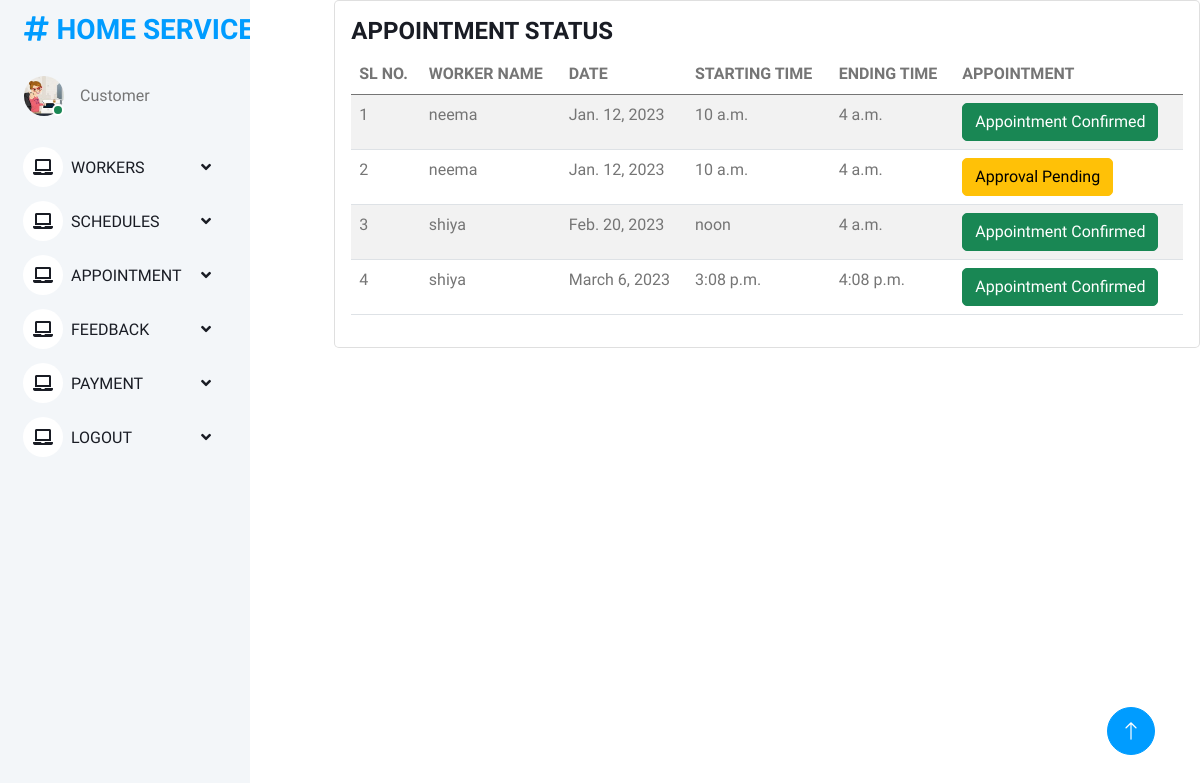
/view_appointment, run on the app's committed database.
### onlinehomeservice_app/models.py (models this page shows)
class Take_appointment(models.Model):
    user = models.ForeignKey(register1,on_delete=models.CASCADE)
    schedule = models.ForeignKey(Schedule_add,on_delete=models.CASCADE)
    status = models.IntegerField(default=0)

class Schedule_add(models.Model):
    worker = models.ForeignKey(register,on_delete=models.CASCADE)
    date = models.DateField()
    start_time = models.TimeField()
    end_time = models.TimeField()

class register(models.Model):
    user=models.ForeignKey(Login,on_delete=models.CASCADE)
    name = models.CharField(max_length=100)
    profile_pic= models.FileField(upload_to='profilepic/')
    address = models.CharField(max_length=40)
    mobile = models.CharField(max_length=10,null=False)
    email = models.EmailField()
    work_type = models.ForeignKey(work,on_delete=models.CASCADE)
    def __str__(self):
        return self.name

### onlinehomeservice_app/views.py (the view)
# urls.py: path("view_appointment", views.view_appointment, name="view_appointment"),
def view_appointment(request):
    a = Take_appointment.objects.all
    return render(request,"customer/view_appointment.html",{"app":a})

### templates/customer/view_appointment.html
{% extends 'customer/customerbase.html' %}
{% load crispy_forms_tags %}
{% block content %}
<div class="col-lg-12 grid-margin stretch-card">
              <div class="card">
                <div class="card-body">
                  <h4 class="card-title">APPOINTMENT STATUS</h4>
                  <div class="table-responsive">
                    <table class="table table-striped">
                      <thead>
                        <tr>
                          <th>SL NO.</th>
                          <th>WORKER NAME</th>
                          <th>DATE</th>
                          <th>STARTING TIME</th>
                          <th>ENDING TIME</th>
                          <th>APPOINTMENT</th>
                        </tr>
                      </thead>
                      <tbody>
                      {% for a in app %}
                        <tr>
                          <td>{{forloop.counter}}</td>
                          <td>{{ a.schedule.worker }}</td>
                          <td>{{ a.schedule.date }}</td>
                          <td>{{ a.schedule.start_time }}</td>
                          <td>{{ a.schedule.end_time }}</td>
                          <td>
                              {% if a.status == 0 %}
                        <button type="button" class="btn btn-warning">Approval Pending</button>
                        {% elif a.status == 1 %}
                        <button type="button" class="btn btn-success">Appointment Confirmed</button>
                         {% else %}
                        <button type="button" class="btn btn-danger">Rejected</button>
                              {% endif %}
                          </td>
                        </tr>
                      {% endfor %}
                      </tbody>
                    </table>
                  </div>
                </div>
              </div>
            </div>
{% endblock %}

### templates/customer/customerbase.html (shortened to what this page needs)
<!DOCTYPE html>
{%load static%}
<html lang="en">
<head>
    <link href="https://cdnjs.cloudflare.com/ajax/libs/font-awesome/5.10.0/css/all.min.css" rel="stylesheet">
    <link href="https://cdn.jsdelivr.net/npm/bootstrap-icons@1.4.1/font/bootstrap-icons.css" rel="stylesheet">
    <link href=" {% static 'assets1/lib/owlcarousel/assets/owl.carousel.min.css' %} " rel="stylesheet">
    <link href=" {% static 'assets1/lib/tempusdominus/css/tempusdominus-bootstrap-4.min.css' %} " rel="stylesheet" />
    <link href=" {% static 'assets1/css/bootstrap.min.css' %} " rel="stylesheet">
    <link href=" {% static 'assets1/css/style.css' %} " rel="stylesheet">
</head>
<body>
    <div class="container-xxl position-relative bg-white d-flex p-0">
         Sidebar Start
        <div class="sidebar pe-4 pb-3">
            <nav class="navbar bg-light navbar-light">
                <a href=" {% static 'assets1/index.html' %} " class="navbar-brand mx-4 mb-3">
                    <h3 class="text-primary"><i class="fa fa-hashtag me-2"></i>HOME SERVICE</h3>
                </a>
                <div class="d-flex align-items-center ms-4 mb-4">
                    <div class="position-relative">
                        <img class="rounded-circle" src=" {% static 'assets1/img/cusss.jpg' %} " alt="" style="width: 40px; height: 40px;">
                        <div class="bg-success rounded-circle border border-2 border-white position-absolute end-0 bottom-0 p-1"></div>
                    </div>
                    <div class="ms-3">
                        <span>Customer</span>
                    </div>
                </div>
                <div class="navbar-nav w-100">
                    <div class="nav-item dropdown">
                        <a href="#" class="nav-link dropdown-toggle" data-bs-toggle="dropdown"><i class="fa fa-laptop me-2"></i>WORKERS</a>
                    </div>
                    <div class="nav-item dropdown">
                        <a href="#" class="nav-link dropdown-toggle" data-bs-toggle="dropdown"><i class="fa fa-laptop me-2"></i>SCHEDULES</a>
                    </div>
                     <div class="nav-item dropdown">
                        <a href="#" class="nav-link dropdown-toggle" data-bs-toggle="dropdown"><i class="fa fa-laptop me-2"></i>APPOINTMENT</a>
                    </div>
                    <div class="nav-item dropdown">
                        <a href="#" class="nav-link dropdown-toggle" data-bs-toggle="dropdown"><i class="fa fa-laptop me-2"></i>FEEDBACK</a>
                    </div>
                    <div class="nav-item dropdown">
                        <a href="#" class="nav-link dropdown-toggle" data-bs-toggle="dropdown"><i class="fa fa-laptop me-2"></i>PAYMENT</a>
                    </div>
                    <div class="nav-item dropdown">
                        <a href="#" class="nav-link dropdown-toggle" data-bs-toggle="dropdown"><i class="fa fa-laptop me-2"></i>LOGOUT</a>
                    </div>
                </div>
            </nav>
        </div>
        <div class="content">
            {% block content %}
                        {% endblock %}
        <a href="#" class="btn btn-lg btn-primary btn-lg-square back-to-top"><i class="bi bi-arrow-up"></i></a>
    </div>
</body>
</html>

### static/assets1/css/style.css (style rules this page uses)
:root { --primary: #009CFF; --light: #F3F6F9; --dark: #191C24; }
.back-to-top { position: fixed; display: none; right: 45px; bottom: 45px; z-index: 99; }
.btn { transition: .5s; }
.btn.btn-primary { color: #FFFFFF; }
.btn-lg-square { width: 48px; height: 48px; }
.btn-square, .btn-sm-square, .btn-lg-square { padding: 0; display: inline-flex; align-items: center; justify-content: center; font-weight: normal; border-radius: 50px; }
.sidebar { position: fixed; top: 0; left: 0; bottom: 0; width: 250px; height: 100vh; overflow-y: auto; background: var(--light); transition: 0.5s; z-index: 999; }
.content { margin-left: 250px; min-height: 100vh; background: #FFFFFF; transition: 0.5s; }
@media (min-width: 992px) { .sidebar { margin-left: 0; } }
@media (min-width: 992px) { .content { width: calc(100% - 250px); } }
.sidebar .navbar .navbar-nav .nav-link { padding: 7px 20px; color: var(--dark); font-weight: 500; border-left: 3px solid var(--light); border-radius: 0 30px 30px 0; outline: none; }
.sidebar .navbar .navbar-nav .nav-link i { width: 40px; height: 40px; display: inline-flex; align-items: center; justify-content: center; background: #FFFFFF; border-radius: 40px; }
.sidebar .navbar .dropdown-toggle::after { position: absolute; top: 15px; right: 15px; border: none; content: "\f107"; font-family: "Font Awesome 5 Free"; font-weight: 900; transition: .5s; }

### data on the page
Take_appointment: schedule.worker "neema", schedule "Jan. 12, 2023", schedule.start_time "10 a.m.", schedule.end_time "4 a.m.", status "Appointment Confirmed"
Take_appointment: schedule.worker "neema", schedule "Jan. 12, 2023", schedule.start_time "10 a.m.", schedule.end_time "4 a.m.", status "Approval Pending"
Take_appointment: schedule.worker "shiya", schedule "Feb. 20, 2023", schedule.start_time "noon", schedule.end_time "4 a.m.", status "Appointment Confirmed"
Take_appointment: schedule.worker "shiya", schedule "March 6, 2023", schedule.start_time "3:08 p.m.", schedule.end_time "4:08 p.m.", status "Appointment Confirmed"
